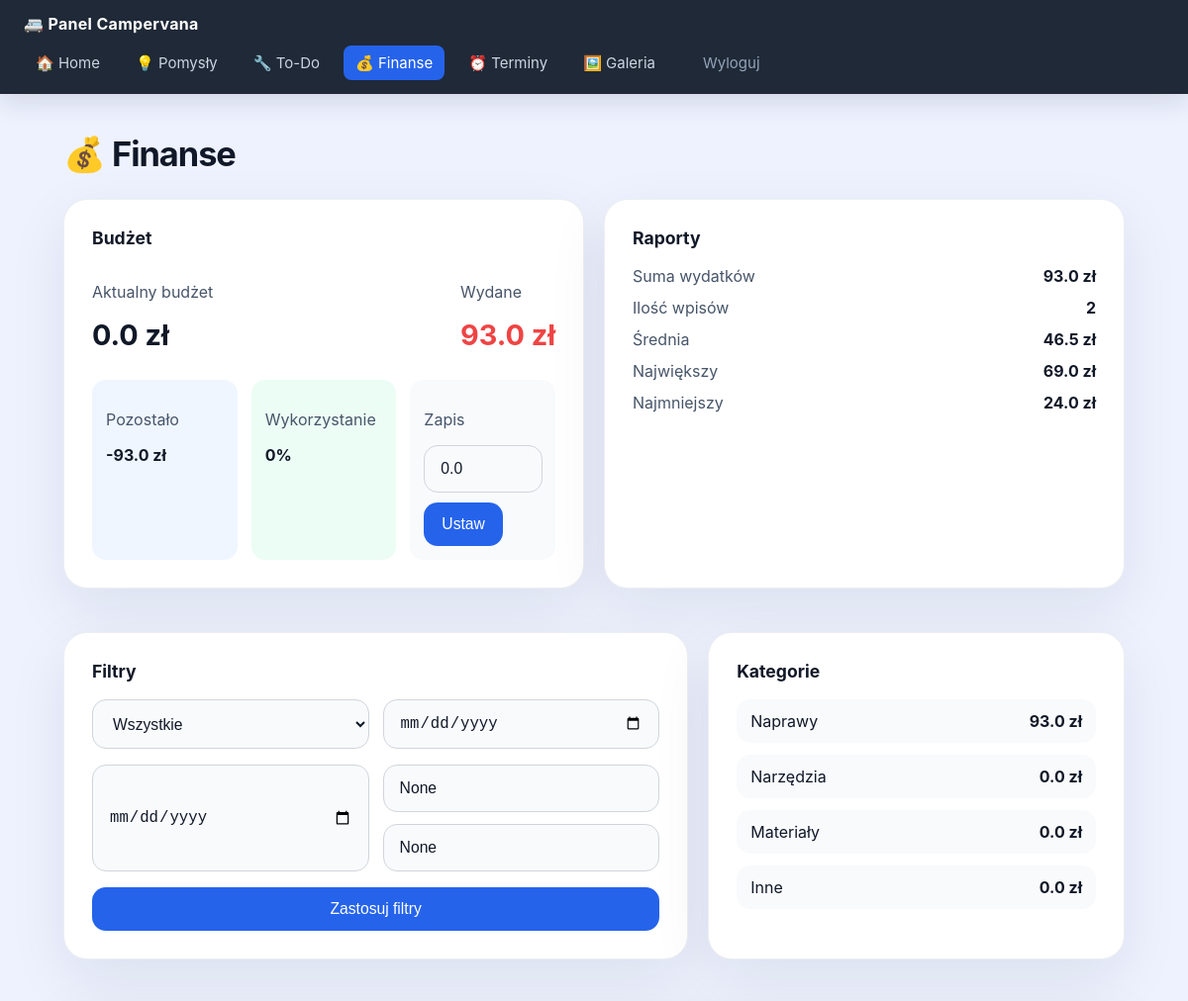
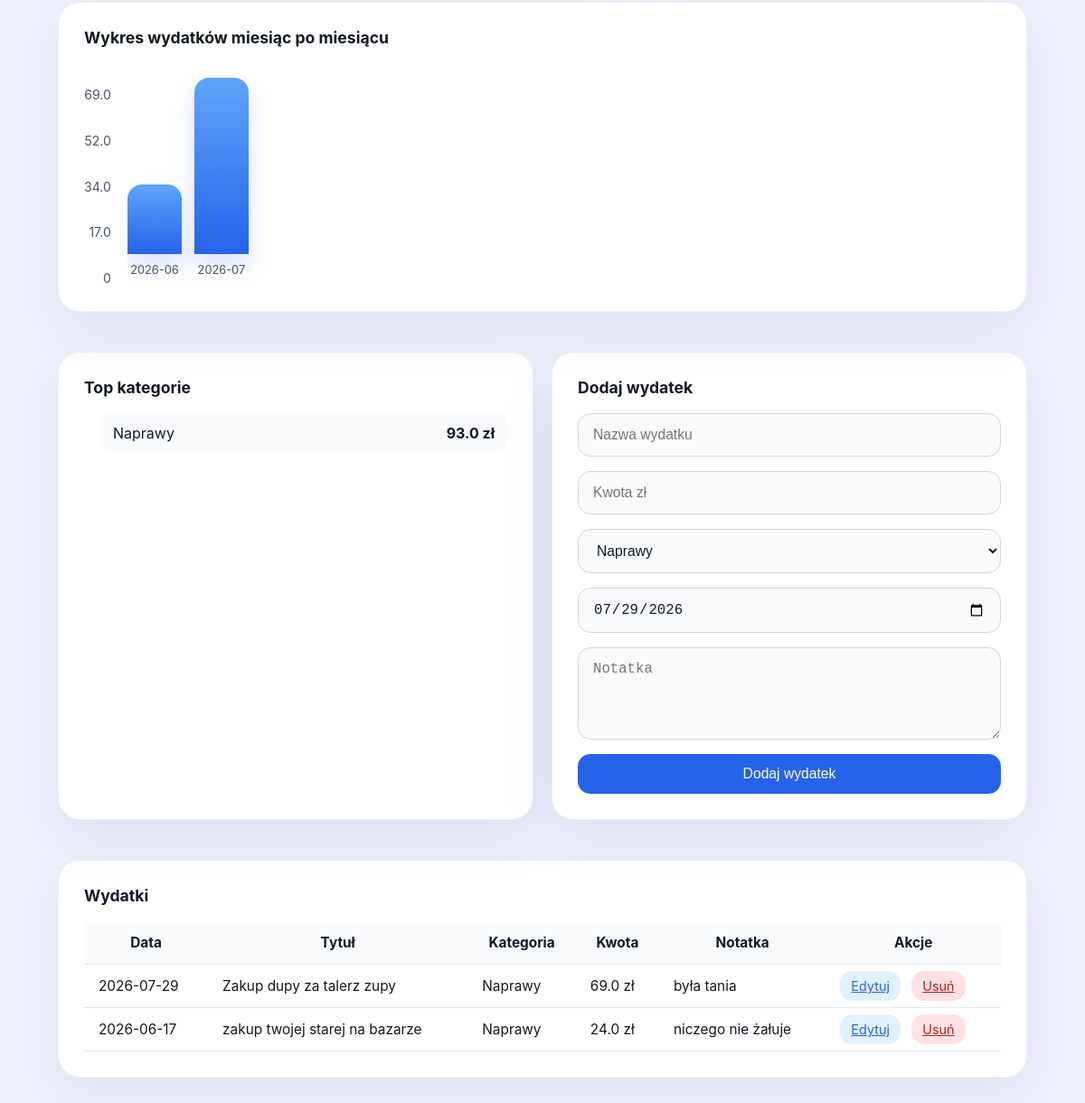
The page /finanse (signed in) on the database its author committed (2 pictures, top to bottom).
### tables this page shows
CREATE TABLE expenses (
            id INTEGER PRIMARY KEY AUTOINCREMENT,
            title TEXT NOT NULL,
            amount REAL NOT NULL,
            category TEXT NOT NULL DEFAULT 'other',
            expense_date TEXT NOT NULL,
            note TEXT DEFAULT '',
            created_at TEXT DEFAULT CURRENT_TIMESTAMP
        );

### app.py (the view)
@app.route("/finanse")
@login_required
def finanse():
    selected_category = request.args.get("category")
    start_date = request.args.get("start_date")
    end_date = request.args.get("end_date")
    min_amount = request.args.get("min_amount")
    max_amount = request.args.get("max_amount")
    try:
        min_amount_val = float(min_amount) if min_amount else None
    except ValueError:
        min_amount_val = None
    try:
        max_amount_val = float(max_amount) if max_amount else None
    except ValueError:
        max_amount_val = None
    expenses = db.get_all_expenses(
        category=selected_category,
        start_date=start_date,
        end_date=end_date,
        min_amount=min_amount_val,
        max_amount=max_amount_val,
    )
    budget = db.get_budget()
    expense_total = db.get_expense_total(expenses)
    remaining = db.get_remaining_budget(expenses, budget)
    usage = db.get_budget_usage(expenses, budget)
    category_totals = db.get_expense_summary(expenses)
    month_totals = db.get_monthly_summary(expenses)
    max_month_total = max(month_totals.values()) if month_totals else 0
    report = db.get_expense_reports(expenses)
    top_categories = db.get_top_categories(expenses)
    today = date.today().isoformat()
    return render_template(
        "finanse.html",
        active_page="finanse",
        expenses=expenses,
        categories=db.EXPENSE_CATEGORIES,
        category_labels=db.EXPENSE_CATEGORY_LABELS,
        selected_category=selected_category,
        start_date=start_date,
        end_date=end_date,
        min_amount=min_amount,
        max_amount=max_amount,
        budget=budget,
        expense_total=expense_total,
        remaining=remaining,
        usage=usage,
        category_totals=category_totals,
        month_totals=month_totals,
        max_month_total=max_month_total,
        report=report,
        top_categories=top_categories,
        today=today,
    )

### app.py (called while the page is built)
def login_required(view_func):
    @wraps(view_func)
    def wrapped(*args, **kwargs):
        if not session.get("logged_in"):
            return redirect(url_for("login"))
        return view_func(*args, **kwargs)
    return wrapped

### db.py (called while the page is built)
def get_connection():
    conn = sqlite3.connect(DB_FILE)
    conn.row_factory = sqlite3.Row
    return conn

def get_budget():
    conn = get_connection()
    row = conn.execute("SELECT amount FROM budget WHERE id = 1").fetchone()
    conn.close()
    return row["amount"] if row else 0.0

def get_expense_summary(expenses):
    totals = {category: 0.0 for category in EXPENSE_CATEGORIES}
    for expense in expenses:
        category = expense["category"]
        if category not in totals:
            totals[category] = 0.0
        totals[category] += float(expense["amount"])
    return totals

def get_monthly_summary(expenses):
    monthly = {}
    for expense in expenses:
        month = expense["expense_date"][:7]
        monthly[month] = monthly.get(month, 0.0) + float(expense["amount"])
    return dict(sorted(monthly.items()))

def get_expense_reports(expenses):
    total = sum(float(exp["amount"]) for exp in expenses)
    count = len(expenses)
    average = total / count if count else 0
    max_expense = max((float(exp["amount"]) for exp in expenses), default=0)
    min_expense = min((float(exp["amount"]) for exp in expenses), default=0)
    return {
        "total": total,
        "count": count,
        "average": average,
        "max": max_expense,
        "min": min_expense,
    }

def get_top_categories(expenses, limit=5):
    totals = {}
    for expense in expenses:
        cat = expense["category"]
        totals[cat] = totals.get(cat, 0.0) + float(expense["amount"])
    items = sorted(totals.items(), key=lambda item: item[1], reverse=True)
    return items[:limit]

def get_expense_total(expenses):
    return sum(float(exp["amount"]) for exp in expenses)

def get_remaining_budget(expenses, budget):
    return budget - get_expense_total(expenses)

def get_budget_usage(expenses, budget):
    total = get_expense_total(expenses)
    return (total / budget * 100) if budget and total else 0

### templates/finanse.html (shortened to what this page needs)
{% extends "base.html" %}
{% block content %}
    <h1>💰 Finanse</h1>
    <section class="section">
    <div class="panel-grid columns-2">
        <div class="card">
            <h2>Budżet</h2>
            <div style="display:grid; gap:16px;">
                <div style="display:flex; justify-content:space-between; gap:16px; flex-wrap:wrap;">
                    <div>
                        <p class="small-text">Aktualny budżet</p>
                        <p style="font-size:1.8rem; font-weight:700; margin:4px 0;">{{ budget | round(2) }} zł</p>
                    </div>
                    <div>
                        <p class="small-text">Wydane</p>
                        <p style="font-size:1.8rem; font-weight:700; margin:4px 0; color:#ef4444;">{{ expense_total | round(2) }} zł</p>
                    </div>
                </div>
                <div style="display:grid; grid-template-columns: repeat(3, minmax(0, 1fr)); gap:14px; margin-top:8px;">
                    <div style="background:#eff6ff; border-radius:14px; padding:14px;">
                        <p class="small-text">Pozostało</p>
                        <p style="font-weight:700; margin:4px 0;">{{ remaining | round(2) }} zł</p>
                    </div>
                    <div style="background:#ecfdf5; border-radius:14px; padding:14px;">
                        <p class="small-text">Wykorzystanie</p>
                        <p style="font-weight:700; margin:4px 0;">{{ usage | round(1) }}%</p>
                    </div>
                    <div style="background:#f8fafc; border-radius:14px; padding:14px;">
                        <p class="small-text">Zapis</p>
                        <form action="/finanse/budget" method="post" style="display:flex; flex-wrap:wrap; gap:10px; align-items:center; margin-top:12px;">
                            <input class="input-field" type="text" name="budget" value="{{ budget }}" placeholder="Kwota" style="flex:1 1 180px; min-width:120px;">
                            <button type="submit" class="btn" style="flex:0 0 auto;">Ustaw</button>
                        </form>
                    </div>
                </div>
            </div>
        </div>
        <div class="card">
            <h2>Raporty</h2>
            <div style="display:grid; gap:12px;">
                <div style="display:flex; justify-content:space-between; align-items:center; gap:12px;">
                    <span class="small-text">Suma wydatków</span>
                    <strong>{{ report.total | round(2) }} zł</strong>
                </div>
                <div style="display:flex; justify-content:space-between; align-items:center; gap:12px;">
                    <span class="small-text">Ilość wpisów</span>
                    <strong>{{ report.count }}</strong>
                </div>
                <div style="display:flex; justify-content:space-between; align-items:center; gap:12px;">
                    <span class="small-text">Średnia</span>
                    <strong>{{ report.average | round(2) }} zł</strong>
                </div>
                <div style="display:flex; justify-content:space-between; align-items:center; gap:12px;">
                    <span class="small-text">Największy</span>
                    <strong>{{ report.max | round(2) }} zł</strong>
                </div>
                <div style="display:flex; justify-content:space-between; align-items:center; gap:12px;">
                    <span class="small-text">Najmniejszy</span>
                    <strong>{{ report.min | round(2) }} zł</strong>
                </div>
            </div>
        </div>
    </div>
    </section>
    <section class="section">
    <div class="panel-grid columns-2-1">
        <div class="card">
            <h2>Filtry</h2>
            <form action="/finanse" method="get" class="form-grid">
                <div class="form-row">
                    <select name="category" class="select-field">
                        <option value="" {% if not selected_category %}selected{% endif %}>Wszystkie</option>
                    </select>
                    <input type="date" name="start_date" value="{{ start_date }}" class="input-field">
                </div>
                <div class="form-row">
                    <input type="date" name="end_date" value="{{ end_date }}" class="input-field">
                    <div style="display:grid; gap:12px;">
                        <input type="text" name="min_amount" placeholder="Min zł" value="{{ min_amount }}" class="input-field">
                        <input type="text" name="max_amount" placeholder="Max zł" value="{{ max_amount }}" class="input-field">
                    </div>
                </div>
                <button type="submit" class="btn">Zastosuj filtry</button>
            </form>
        </div>
        <div class="card">
            <h2>Kategorie</h2>
            <ul style="list-style:none; padding:0; margin:0; display:grid; gap:12px;">
                {% for category, total in category_totals.items() %}
                <li style="display:flex; justify-content:space-between; align-items:center; gap:12px; padding:12px 14px; border-radius:14px; background:#f8fafc;">
                    <span>{{ category_labels.get(category, category) }}</span>
                    <strong>{{ total | round(2) }} zł</strong>
                </li>
                {% endfor %}
            </ul>
        </div>
    </div>
    </section>
    <section class="section">
    <div class="card chart-panel">
        <h2>Wykres wydatków miesiąc po miesiącu</h2>
        <div style="display:grid; grid-template-columns: auto 1fr; gap:18px; align-items:end; padding-top:16px;">
            <div class="chart-axis">
                <span>{{ max_month_total | round(0) }}</span>
                <span>{{ (max_month_total * 0.75) | round(0) }}</span>
                <span>{{ (max_month_total * 0.5) | round(0) }}</span>
                <span>{{ (max_month_total * 0.25) | round(0) }}</span>
                <span>0</span>
            </div>
            <div class="chart-bars">
                {% for month, total in month_totals.items() %}
                <div class="chart-bar">
                    <div class="chart-bar-fill" style="height:{{ (total / (max_month_total or 1) * 100) | round(0) }}%;"></div>
                    <span class="chart-label">{{ month }}</span>
                </div>
                {% endfor %}
            </div>
        </div>
    </div>
    </section>
    <section class="section">
    <div class="panel-grid columns-1-1">
        <div class="card">
            <h2>Top kategorie</h2>
            <ol style="padding-left:18px; margin:0; display:grid; gap:12px;">
                {% for category, total in top_categories %}
                <li style="display:flex; justify-content:space-between; align-items:center; gap:12px; padding:12px 14px; border-radius:14px; background:#f8fafc;">
                    <span>{{ category_labels.get(category, category) }}</span>
                    <strong>{{ total | round(2) }} zł</strong>
                </li>
                {% endfor %}
            </ol>
        </div>
        <div class="card">
            <h2>Dodaj wydatek</h2>
            <form action="/finanse/add" method="post" class="form-grid">
                <input class="input-field" type="text" name="title" placeholder="Nazwa wydatku">
                <input class="input-field" type="text" name="amount" placeholder="Kwota zł">
                <select class="select-field" name="category">
                    {% for category in categories %}
                    <option value="{{ category }}">{{ category_labels[category] }}</option>
                    {% endfor %}
                </select>
                <input class="input-field" type="date" name="expense_date" value="{{ today }}">
                <textarea class="textarea-field" name="note" placeholder="Notatka" rows="4"></textarea>
                <button class="btn" type="submit">Dodaj wydatek</button>
            </form>
        </div>
    </div>
    </section>
    <section class="section">
    <div class="card">
        <h2>Wydatki</h2>
        <div style="overflow-x:auto;">
            <table class="data-table">
                <thead>
                    <tr>
                        <th>Data</th>
                        <th>Tytuł</th>
                        <th>Kategoria</th>
                        <th>Kwota</th>
                        <th>Notatka</th>
                        <th>Akcje</th>
                    </tr>
                </thead>
                <tbody>
                    {% for expense in expenses %}
                    <tr>
                        <td>{{ expense.expense_date }}</td>
                        <td>{{ expense.title }}</td>
                        <td>{{ category_labels.get(expense.category, expense.category) }}</td>
                        <td>{{ expense.amount | round(2) }} zł</td>
                        <td>{{ expense.note }}</td>
                        <td>
                            <a href="/expenses/card/{{ expense.id }}" class="btn" style="background:#e0f2fe; color:#2563eb; box-shadow:none; padding:8px 12px; font-size:0.9rem;">Edytuj</a>
                            <a href="/expenses/delete/{{ expense.id }}" class="btn" style="background:#fee2e2; color:#b91c1c; box-shadow:none; padding:8px 12px; font-size:0.9rem; margin-left:8px;">Usuń</a>
                        </td>
                    </tr>
                    {% else %}
                    <tr>
                        <td colspan="6" style="padding:18px 16px; text-align:center; color:#64748b;">Brak wydatków do wyświetlenia.</td>
                    </tr>
                    {% endfor %}
                </tbody>
            </table>
        </div>
    </div>
{% endblock %}

### templates/base.html (style rules this page uses)
body { font-family: Inter, -apple-system, BlinkMacSystemFont, "Segoe UI", sans-serif; margin: 0; background: #eef2ff; color: #111827; }
*, *::before, *::after { box-sizing: border-box; }
h1 { margin-bottom: 24px; font-size: 2.15rem; letter-spacing: -0.03em; }
h2 { margin: 0 0 18px; font-size: 1.1rem; color: #111827; }
.panel-grid { display: grid; gap: 20px; }
.panel-grid.columns-2 { grid-template-columns: repeat(2, minmax(0, 1fr)); }
.panel-grid.columns-2-1 { grid-template-columns: minmax(0, 1.5fr) minmax(0, 1fr); }
.panel-grid.columns-1-1 { grid-template-columns: repeat(2, minmax(0, 1fr)); }
.section { margin-bottom: 44px; }
.card { background: white; padding: 28px; border-radius: 24px; box-shadow: 0 20px 60px rgba(15, 23, 42, 0.08); border: 1px solid rgba(148, 163, 184, 0.18); }
.form-grid { display: grid; gap: 16px; }
.form-row { display: grid; grid-template-columns: repeat(2, minmax(0, 1fr)); gap: 14px; }
.input-field, .select-field, .textarea-field { width: 100%; padding: 14px 16px; border: 1px solid #d1d5db; border-radius: 14px; background: #f8fafc; font-size: 0.98rem; color: #111827; min-width: 0; }
button, .btn { padding: 13px 18px; font-size: 0.98rem; border: none; border-radius: 14px; background: #2563eb; color: white; cursor: pointer; transition: transform 0.2s ease, background 0.2s ease; }
.chart-panel { position: relative; overflow: hidden; }
.chart-axis { display: flex; flex-direction: column; justify-content: space-between; align-items: flex-end; font-size: 0.88rem; color: #475569; min-height: 220px; }
.chart-bars { display: flex; align-items: flex-end; gap: 14px; min-height: 220px; overflow-x: auto; padding-bottom: 10px; }
.chart-bar { display: flex; flex-direction: column; justify-content: flex-end; align-items: center; min-width: 60px; height: 220px; }
.chart-bar-fill { width: 100%; background: linear-gradient(180deg, #60a5fa 0%, #2563eb 100%); border-radius: 16px 16px 0 0; transition: height 0.4s ease; box-shadow: 0 12px 24px rgba(37, 99, 235, 0.18); }
.chart-label { margin-top: 10px; font-size: 0.8rem; color: #475569; text-align: center; word-break: break-word; }
.data-table { width: 100%; border-collapse: collapse; font-size: 0.96rem; }
.data-table th, .data-table td { padding: 14px 16px; border-bottom: 1px solid #e2e8f0; }
.data-table thead tr { background: #f8fafc; }
.small-text { color: #475569; }

### rows shown on the page
expenses: max "69.0", get "Naprawy", total "93.0", expense_date "2026-07-29", title "Zakup dupy za talerz zupy", amount "69.0", note "była tania"
expenses: min "24.0", expense_date "2026-06-17", title "zakup twojej starej na bazarze", get "Naprawy", amount "24.0", note "niczego nie żałuje"

### other values the page prints
{{ budget | round(2) }} "0.0"
{{ expense_total | round(2) }} "93.0"
{{ remaining | round(2) }} "-93.0"
{{ usage | round(1) }} "0"
{{ report.total | round(2) }} "93.0"
{{ report.count }} "2"
{{ report.average | round(2) }} "46.5"
{{ category_labels.get(category, category) }} "Naprawy" "Narzędzia" "Materiały" "Inne"
{{ total | round(2) }} "93.0" "0.0" "0.0" "0.0"
{{ max_month_total | round(0) }} "69.0"
{{ (max_month_total * 0.75) | round(0) }} "52.0"
{{ (max_month_total * 0.5) | round(0) }} "34.0"
{{ (max_month_total * 0.25) | round(0) }} "17.0"
{{ month }} "2026-06" "2026-07"
form field category "Naprawy"
